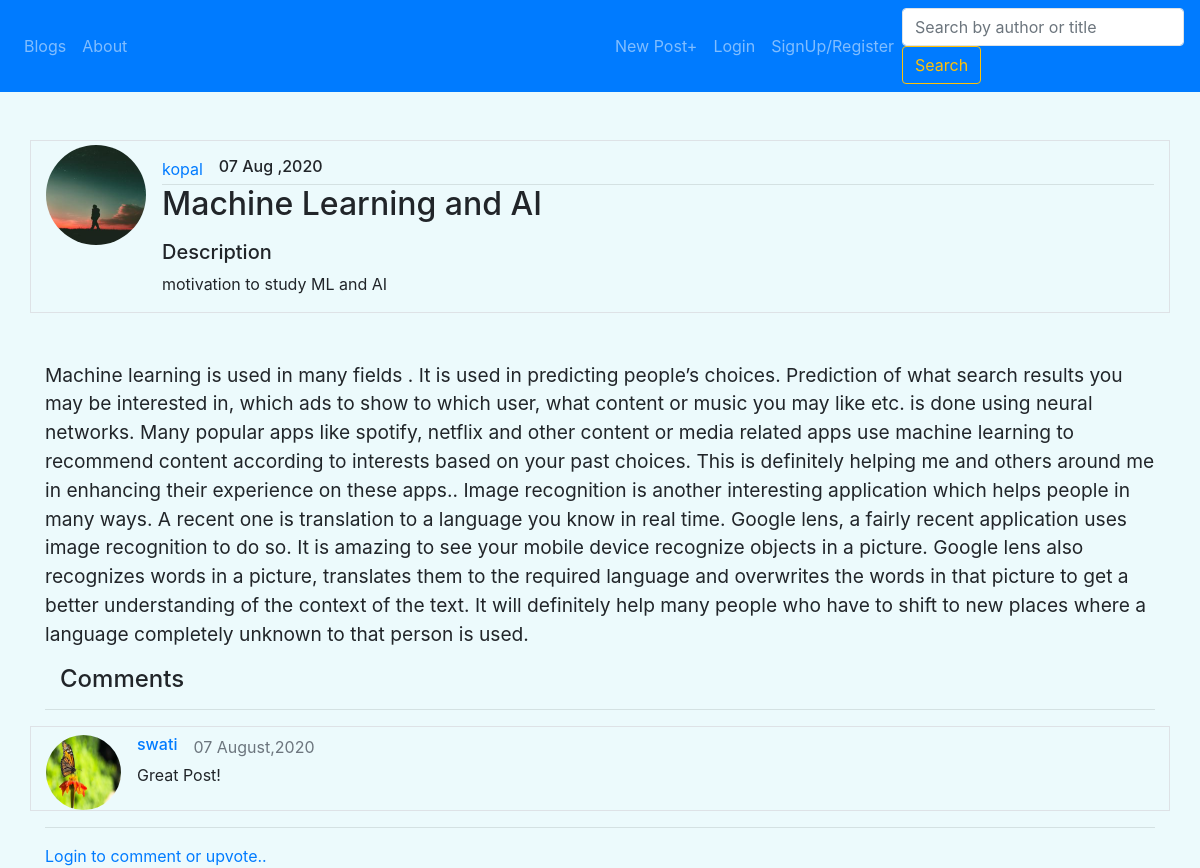
The page /post/50 on the database its author committed.
### blog/models.py (models this page shows, shortened)
class Post(models.Model):
    title = models.CharField(max_length =100)
    content = models.TextField()
    description = models.CharField(blank=True, null=True ,max_length=300)
    date_posted = models.DateTimeField(default = timezone.now, blank=True)
    author = models.ForeignKey(User ,on_delete=models.CASCADE)

class Comment(models.Model):
    comment = models.CharField(max_length=1000)
    name = models.ForeignKey(User , on_delete=models.CASCADE)
    dated = models.DateTimeField(default = timezone.now)
    post = models.ForeignKey(Post , on_delete=models.CASCADE)
    active = models.BooleanField(default = True)

### Users/models.py (models this page shows, shortened)
class Profile(models.Model):
    user = models.OneToOneField(User , on_delete= models.CASCADE)
    image = models.ImageField(default= 'default.jpg' , upload_to= 'profile_media')

### blog/views.py (the view, shortened to what this page needs)
# urls.py: path("post/<int:pk>",PostDetailView.as_view(), name="post-detail"),
class PostDetailView(DetailView):
    model = Post
    context = {}
    def get_context_data(self, **kwargs):
        post = get_object_or_404(Post , pk = self.kwargs.get('pk'))
        ordering = ['-date_posted']
        comments = Comment.objects.filter(post= post).filter( active=True ).order_by('-dated' ,'-id')
        context = super(PostDetailView, self).get_context_data(**kwargs)
        context['form'] = CreateComment()
        context['comments'] = comments
        context['Upvotes'] = post.vote_set.filter(Like=True).count()
        return context

### blog/forms.py
class CreateComment(forms.ModelForm):
    class Meta:
        model = Comment
        exclude = ['post','name','dated','active']

### blog/templates/blog/post_detail.html
{% extends "blog/base.html" %}
{% load crispy_forms_tags %}
{% block content %}
  <br><br>
     <div class="container media border">
      <img src={{object.author.profile.image.url}} class="mr-3 mt-1 rounded-circle" style="width: 100px; height: 100px; aspect-ratio: 1;" alt="image">
      <div class="media-body">
        <div class = " mt-3" style = "display : flex;">
          <a href = {% url "user-posts" post.author %} class = "mr-3">  {{post.author}}    </a>
          <h6 class = "grey" >{{object.date_posted|date:"d M ,Y"}}  </h6>
        </div>
        <hr class="mt-0 mb-0">
        <h2 class = "text-monospace mt-0">
          {{object.title}}
        </h2>
        {% if object.description  %}
        <p>
            <h5>
                Description
            </h5>
            {{object.description}}
        </p>
        {% endif %}
      </div>
    </div>
    <p class="container mt-5" style="font-size:larger;">
        {{object.content}}
    </p>
    <div class="container">
      <h4 class ="container" >Comments</h4>
      <hr>
    </div>
    {% for comment in comments %}
      <div class="container media border">
        <img src={{comment.name.profile.image.url}} class="mr-3 mt-2 rounded-circle equal"  alt="image">
        <div class="media-body">
          <div class = " mt-2" style = "display : flex;">
            <a href = {% url "user-posts" comment.name.username %} class = "mr-3"> <h6 >  {{comment.name}}    </h6>  </a>
            <span class ='text-muted' > {{ comment.dated|date:"d F,Y" }}  </span>
          </div>
          {{comment.comment}}
      </div>
    </div>
    {% endfor %}
    {% if user.is_authenticated %}
      <footer class='container'>
        {% if request.user == object.author %}
            <p>Upvotes : {{Upvotes}}</p>
            <a href= {% url "post-update" object.id %}><button class="btn btn-primary">Update Post</button></a>
            <a href={% url "post-delete" object.id %}><button class="btn btn-danger">Delete Post</button></a>
          </footer>
        {% else %}
        <a href={% url "upvote" object.id %}> <img src = "../../../media/Upvote.png" width=30px height=30px> </a>
        {{Upvotes}}
      </footer>
        {% endif %}
      <br>
      <form method='POST' class="container">
        {% csrf_token %}
          <fieldset >
              <legend class="text-muted">leave a comment..</legend>
                  {{ form|crispy}}
          </fieldset>
        <button type="submit" class="btn btn-outline-primary">Post</button>
      </form>
    {% else %}
      <div class= "container">
        <hr>
        <a href={% url "cpost-detail" post.id %}>Login to comment or upvote..</a>
      </div>
    {% endif %}
{% endblock content %}

### blog/templates/blog/base.html (style rules this page uses)
.equal { width: 75px; height: 75px; aspect-ratio: 1; }
body { background: #ecfafc; }

### rows shown on the page
Post: author.profile.image (picture), author "kopal", date_posted "07 Aug ,2020", title "Machine Learning and AI", description "motivation to study ML and AI", content "Machine learning is used in many fields . It is used in predicting people’s choices. Prediction of what search results you may be interested in, which ads to show to which user, what content or music you may like etc. is done using neural networks. Many popular apps like spotify, netflix and other content or media related apps use machine learning to recommend content according to interests based on your past choices. This is definitely helping me and others around me in enhancing their experience on these apps.. Image recognition is another interesting application which helps people in many ways. A recent one is translation to a language you know in real time. Google lens, a fairly recent…"
Comment: name.profile.image (picture), name "swati", dated "07 August,2020", comment "Great Post!"
